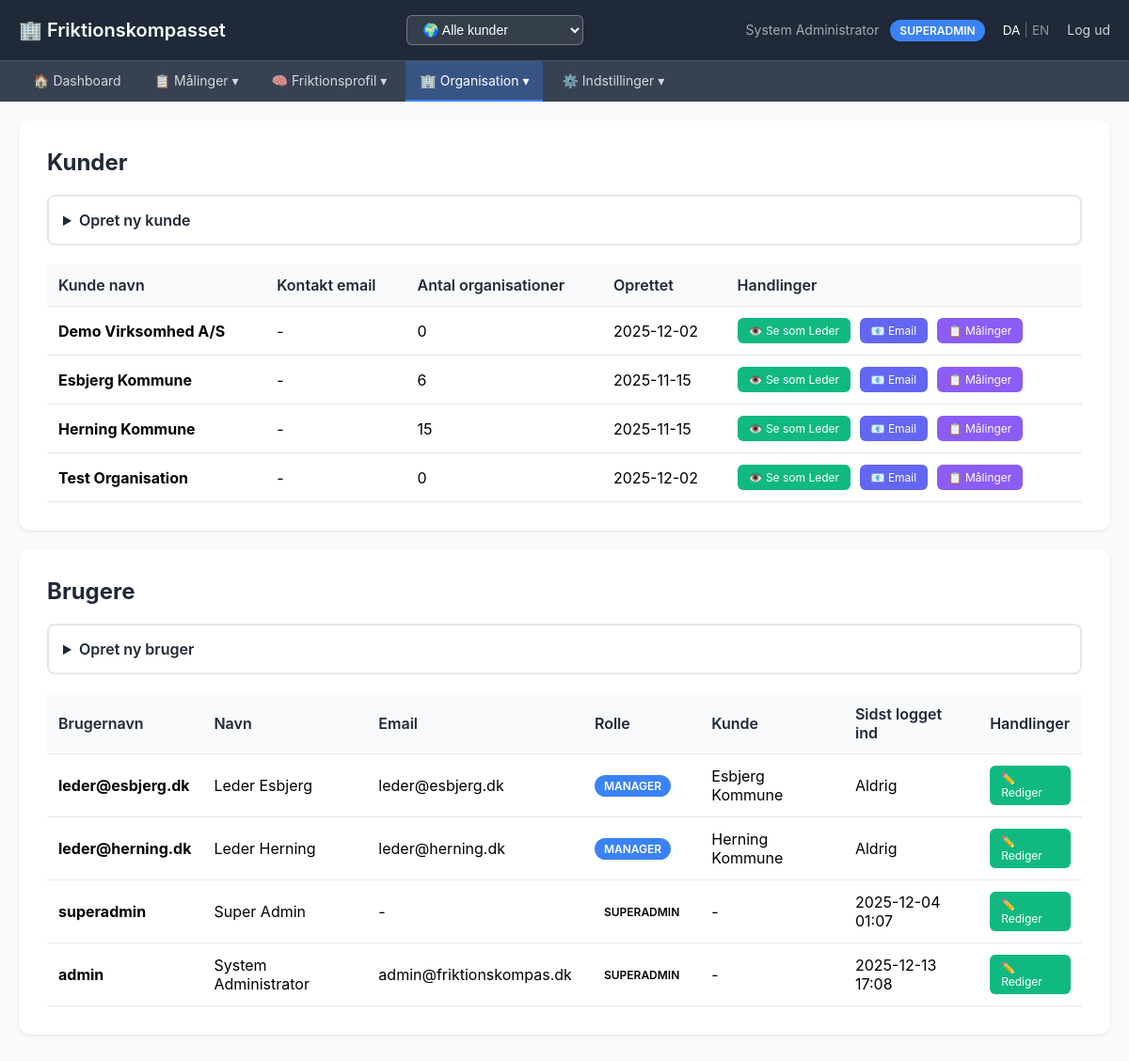
Page /admin/customers (signed in) on the committed database.
### tables this page shows
CREATE TABLE "users" (
                        id TEXT PRIMARY KEY,
                        username TEXT UNIQUE NOT NULL,
                        password_hash TEXT NOT NULL,
                        name TEXT NOT NULL,
                        email TEXT,
                        role TEXT NOT NULL CHECK(role IN ('superadmin', 'admin', 'manager')),
                        customer_id TEXT,
                        is_active INTEGER DEFAULT 1,
                        created_at TIMESTAMP DEFAULT CURRENT_TIMESTAMP,
                        last_login TIMESTAMP,
                        language TEXT DEFAULT 'da',
                        FOREIGN KEY (customer_id) REFERENCES customers(id) ON DELETE CASCADE
                    );

CREATE TABLE customers (
                id TEXT PRIMARY KEY,
                name TEXT NOT NULL,
                contact_email TEXT,
                is_active INTEGER DEFAULT 1,
                created_at TIMESTAMP DEFAULT CURRENT_TIMESTAMP
            , auth_providers TEXT DEFAULT '{"email_password": true}', email_from_address TEXT, email_from_name TEXT);

### admin_app.py (the view)
@app.route('/admin/customers')
@admin_required
def manage_customers():
    customers = list_customers()
    users = list_users()  # Alle users
    return render_template('admin/customers.html',
                         customers=customers,
                         users=users)

### admin_app.py (called while the page is built)
@app.before_request
def detect_domain():
    host = request.host.split(':')[0].lower()  # Remove port if present
    domain_config = get_domain_config(host)
    if domain_config:
        g.domain_config = domain_config
        if 'language' not in session:
            session['language'] = domain_config.get('default_language', 'da')
        if domain_config.get('customer_id') and 'user' in session:
            if session['user']['role'] in ('admin', 'superadmin') and 'customer_filter' not in session:
                session['customer_filter'] = domain_config['customer_id']
    else:
        g.domain_config = None

@app.context_processor
def inject_domain_config():
    return {
        'domain_config': getattr(g, 'domain_config', None)
    }

@app.context_processor
def inject_translation_helpers():
    return {
        't': t,
        'get_user_language': get_user_language,
        'supported_languages': SUPPORTED_LANGUAGES
    }

def admin_required(f):
    @wraps(f)
    def decorated_function(*args, **kwargs):
        if 'user' not in session:
            flash('Du skal være logget ind', 'error')
            return redirect(url_for('login'))
        if session['user']['role'] not in ('admin', 'superadmin'):
            flash('Kun admin har adgang til denne side', 'error')
            return redirect(url_for('analyser'))
        return f(*args, **kwargs)
    return decorated_function

### db_hierarchical.py (called while the page is built)
@contextmanager
def get_db():
    conn = sqlite3.connect(DB_PATH, timeout=30.0)
    conn.row_factory = sqlite3.Row
    conn.execute("PRAGMA foreign_keys=ON")
    conn.execute("PRAGMA journal_mode=WAL")
    try:
        yield conn
        conn.commit()
    finally:
        conn.close()

### db_multitenant.py (called while the page is built)
@contextmanager
def get_db():
    conn = sqlite3.connect(DB_PATH)
    conn.row_factory = sqlite3.Row
    conn.execute("PRAGMA foreign_keys=ON")
    try:
        yield conn
        conn.commit()
    finally:
        conn.close()

def list_customers() -> list:
    with get_db() as conn:
        rows = conn.execute("""
            SELECT c.*, COUNT(DISTINCT ou.id) as unit_count
            FROM customers c
            LEFT JOIN organizational_units ou ON c.id = ou.customer_id
            GROUP BY c.id
            ORDER BY c.name
        """).fetchall()
        return [dict(row) for row in rows]

### templates/admin/customers.html (shortened to what this page needs)
{% extends "admin/layout.html" %}
{% block content %}
<div class="card">
    <h2>{{ t('customers.customers') }}</h2>
    <details>
        <summary>{{ t('customers.create_customer') }}</summary>
    </details>
    {% if customers %}
    <table>
        <thead>
            <tr>
                <th>{{ t('customers.customer_name') }}</th>
                <th>{{ t('customers.contact_email') }}</th>
                <th>{{ t('customers.org_count') }}</th>
                <th>{{ t('customers.created_at') }}</th>
                <th>{{ t('customers.actions') }}</th>
            </tr>
        </thead>
        <tbody>
            {% for customer in customers %}
            <tr>
                <td><strong>{{ customer.name }}</strong></td>
                <td>{{ customer.contact_email or '-' }}</td>
                <td>{{ customer.unit_count }}</td>
                <td>{{ customer.created_at[:10] }}</td>
                <td>
                    <a href="/admin/impersonate/{{ customer.id }}" class="view-as-btn">👁️ {{ t('customers.view_as_manager') }}</a>
                    <a href="{{ url_for('customer_email_settings', customer_id=customer.id) }}" class="view-as-btn" style="background: #6366f1; margin-left: 5px;">📧 {{ t('customers.email_settings', 'Email') }}</a>
                    <a href="{{ url_for('customer_assessments', customer_id=customer.id) }}" class="view-as-btn" style="background: #8b5cf6; margin-left: 5px;">📋 {{ t('customers.assessment_types', 'Målinger') }}</a>
                </td>
            </tr>
            {% endfor %}
        </tbody>
    </table>
    {% else %}
    <div class="empty">{{ t('customers.no_customers') }}</div>
    {% endif %}
</div>
<div class="card">
    <h2>{{ t('users.users') }}</h2>
    <details>
        <summary>{{ t('users.create_user') }}</summary>
    </details>
    {% if users %}
    <table>
        <thead>
            <tr>
                <th>{{ t('users.username') }}</th>
                <th>{{ t('users.name') }}</th>
                <th>{{ t('users.email') }}</th>
                <th>{{ t('users.role') }}</th>
                <th>{{ t('users.customer') }}</th>
                <th>{{ t('users.last_login') }}</th>
                <th>{{ t('customers.actions') }}</th>
            </tr>
        </thead>
        <tbody>
            {% for user in users %}
            <tr>
                <td><strong>{{ user.username }}</strong></td>
                <td>{{ user.name }}</td>
                <td>{{ user.email or '-' }}</td>
                <td>
                    <span class="badge badge-{{ user.role }}">{{ user.role|upper }}</span>
                </td>
                <td>{{ user.customer_name or '-' }}</td>
                <td>{{ user.last_login[:16] if user.last_login else t('users.never') }}</td>
                <td>
                    <a href="/admin/user/{{ user.id }}/edit" class="view-as-btn">✏️ {{ t('btn.edit') }}</a>
                </td>
            </tr>
            {% endfor %}
        </tbody>
    </table>
    {% else %}
    <div class="empty">{{ t('users.no_users') }}</div>
    {% endif %}
</div>
{% endblock %}

### templates/admin/layout.html (shortened to what this page needs)
<!DOCTYPE html>
<html>
<head>
</head>
<body>
    <nav class="nav">
        <div class="nav-container">
            <div class="nav-brand">
                {% if domain_config and domain_config.branding_logo_url %}
                <img src="{{ domain_config.branding_logo_url }}" alt="{{ domain_config.branding_company_name or 'Logo' }}" style="height: 28px; margin-right: 8px; vertical-align: middle;">
                {% else %}
                🏢
                {% endif %}
                {{ domain_config.branding_company_name if domain_config and domain_config.branding_company_name else 'Friktionskompasset' }}
            </div>
            {% if session.user.role in ['admin', 'superadmin'] %}
            <div class="customer-switcher">
                <select id="customerSelect" onchange="switchCustomer(this.value)">
                    <option value="">🌍 Alle kunder</option>
                </select>
            </div>
            {% endif %}
            <div class="nav-user">
                {{ session.user.name }}
                <span class="user-badge">{{ session.user.role|upper }}</span>
                <span class="lang-switcher" style="margin-left: 15px;">
                    {% set current_lang = get_user_language() %}
                    <a href="/set-language/da" style="color: {% if current_lang == 'da' %}white{% else %}rgba(255,255,255,0.5){% endif %}; text-decoration: none; font-size: 0.85rem;">DA</a>
                    <span style="color: rgba(255,255,255,0.3);">|</span>
                    <a href="/set-language/en" style="color: {% if current_lang == 'en' %}white{% else %}rgba(255,255,255,0.5){% endif %}; text-decoration: none; font-size: 0.85rem;">EN</a>
                </span>
                <a href="/logout" style="color: rgba(255,255,255,0.8); margin-left: 15px; text-decoration: none;">{{ t('nav.logout') }}</a>
            </div>
        </div>
    </nav>
    <div class="submenu">
        <div class="submenu-container">
            {% set view_mode = session.get('view_mode', 'admin') %}
            {% if view_mode == 'user' %}
            <ul class="submenu-links">
                <li><a href="/admin/user-view/survey" {% if 'user-view' in request.path %}class="active"{% endif %}>📝 Spørgeskema</a></li>
            </ul>
            {% else %}
            <ul class="submenu-links">
                <li><a href="/admin/dashboard" {% if 'dashboard' in request.path and 'noegletal' not in request.path %}class="active"{% endif %}>🏠 {{ t('nav.dashboard') }}</a></li>
                <li class="submenu-dropdown">
                    <a href="#" class="dropdown-toggle ">📋 {{ t('nav.maalinger', 'Målinger') }} ▾</a>
                </li>
                <li class="submenu-dropdown">
                    <a href="#" class="dropdown-toggle {% if 'profil' in request.path and 'profil-questions' not in request.path %}active{% endif %}">🧠 {{ t('nav.friktionsprofil', 'Friktionsprofil') }} ▾</a>
                </li>
                <li class="submenu-dropdown">
                    <a href="#" class="dropdown-toggle {% if request.path == '/admin' or 'customers' in request.path or 'domains' in request.path %}active{% endif %}">🏢 {{ t('nav.organisation', 'Organisation') }} ▾</a>
                </li>
                <li class="submenu-dropdown">
                    <a href="#" class="dropdown-toggle ">⚙️ {{ t('nav.indstillinger') }} ▾</a>
                </li>
            </ul>
            {% endif %}
        </div>
    </div>
    <div class="container">
        {% block content %}{% endblock %}
    </div>
</body>
</html>

### templates/admin/customers.html (style rules this page uses)
.card { background: white; border-radius: 12px; padding: 30px; margin-bottom: 20px; box-shadow: 0 1px 3px rgba(0,0,0,0.1); }
.card h2 { margin-bottom: 20px; color: #1f2937; }
table { width: 100%; border-collapse: collapse; margin-top: 20px; }
th, td { text-align: left; padding: 12px; border-bottom: 1px solid #e5e7eb; }
th { background: #f9fafb; font-weight: 600; color: #1f2937; }
.badge { display: inline-block; padding: 4px 10px; border-radius: 12px; font-size: 0.75rem; font-weight: 600; }
.badge-manager { background: #3b82f6; color: white; }
.view-as-btn { background: #10b981; color: white; padding: 6px 12px; border: none; border-radius: 6px; cursor: pointer; font-size: 0.75rem; text-decoration: none; display: inline-block; }
details { margin-bottom: 20px; border: 2px solid #e5e7eb; border-radius: 8px; padding: 15px; }
summary { cursor: pointer; font-weight: 600; color: #1f2937; user-select: none; }

### rows in the picture
users: user.name "System Administrator", username "admin", name "System Administrator", email "admin@friktionskompas.dk", role "SUPERADMIN", customer_name "-", last_login "2025-12-13 17:08", t "Rediger"
customers: name "Demo Virksomhed A/S", contact_email "-", unit_count "0", created_at "2025-12-02", t "Se som Leder", t "Email", t "Målinger"
customers: name "Esbjerg Kommune", contact_email "-", unit_count "6", created_at "2025-11-15", t "Se som Leder", t "Email", t "Målinger"
customers: name "Herning Kommune", contact_email "-", unit_count "15", created_at "2025-11-15", t "Se som Leder", t "Email", t "Målinger"
customers: name "Test Organisation", contact_email "-", unit_count "0", created_at "2025-12-02", t "Se som Leder", t "Email", t "Målinger"
users: username "leder@esbjerg.dk", name "Leder Esbjerg", email "leder@esbjerg.dk", role "MANAGER", name "Esbjerg Kommune", last_login "Aldrig", t "Rediger"
users: username "leder@herning.dk", name "Leder Herning", email "leder@herning.dk", role "MANAGER", name "Herning Kommune", last_login "Aldrig", t "Rediger"
users: username "superadmin", name "Super Admin", email "-", role "SUPERADMIN", customer_name "-", last_login "2025-12-04 01:07", t "Rediger"

### other values in the picture
{{ session.user.role|upper }} "SUPERADMIN"
{{ t('nav.logout') }} "Log ud"
{{ t('nav.dashboard') }} "Dashboard"
{{ t('nav.maalinger', 'Målinger') }} "Målinger"
{{ t('nav.friktionsprofil', 'Friktionsprofil') }} "Friktionsprofil"
{{ t('nav.organisation', 'Organisation') }} "Organisation"
{{ t('nav.indstillinger') }} "Indstillinger"
{{ t('customers.customers') }} "Kunder"
{{ t('customers.create_customer') }} "Opret ny kunde"
{{ t('customers.customer_name') }} "Kunde navn"
{{ t('customers.contact_email') }} "Kontakt email"
{{ t('customers.org_count') }} "Antal organisationer"
{{ t('customers.created_at') }} "Oprettet"
{{ t('customers.actions') }} "Handlinger"
{{ t('users.users') }} "Brugere"
